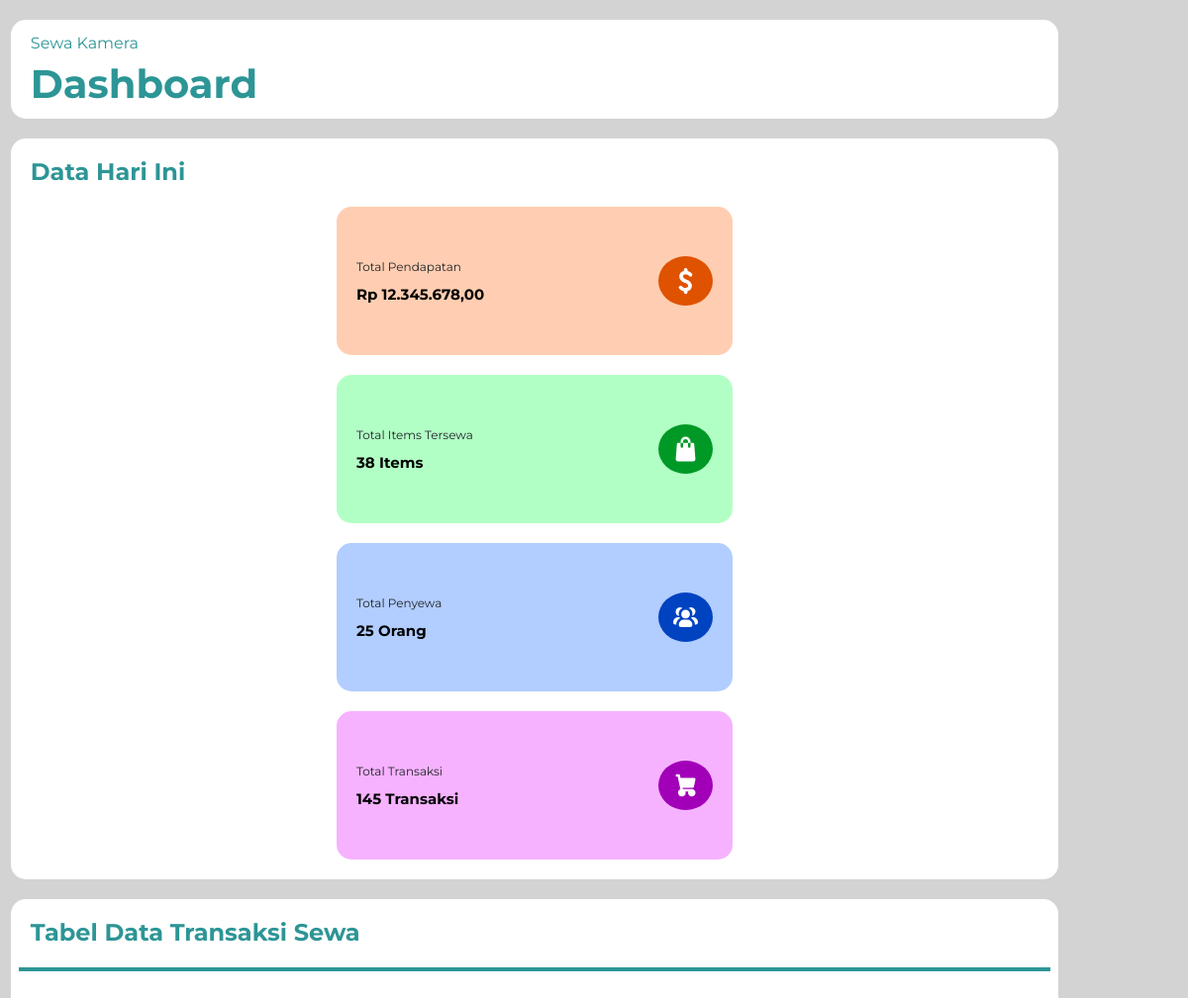
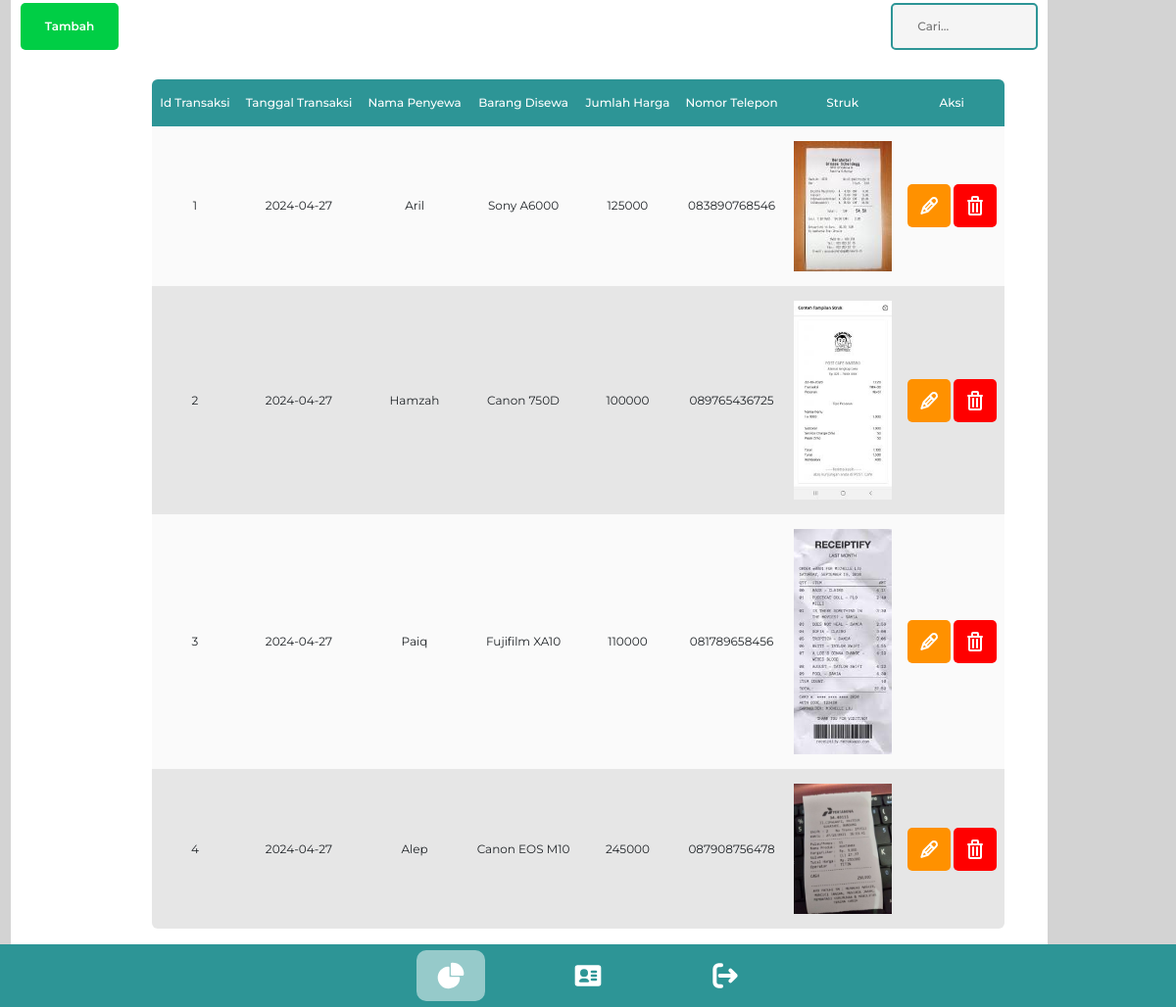
The app's page /dashboard (signed in) with its own data (2 pictures, top to bottom).
### tables this page shows
CREATE TABLE `transaksi` (
  `id_transaksi` int NOT NULL,
  `tanggal_transaksi` date NOT NULL,
  `nama_penyewa` varchar(50) NOT NULL,
  `barang_disewa` varchar(200) NOT NULL,
  `jumlah_harga` int NOT NULL,
  `nomor_telepon` varchar(20) NOT NULL,
  `gambar` varchar(100) DEFAULT NULL
);

### function/main.php (called while the page is built, shortened)
<?php
function view($page, $data=[]) {
    extract($data);
    include 'view/'.$page.'.php';
}
class Router {
    public static $urls = [];
    function __construct() {
        $url = implode("/",
            array_filter(
                explode("/",
                    str_replace($_ENV['BASEDIR'], "",
                        parse_url($_SERVER['REQUEST_URI'], PHP_URL_PATH)
                    )
                ), 'strlen'
            )
        );
        $call = self::$urls[$_SERVER['REQUEST_METHOD']][$url];
        $call();
    }
    public static function url($url, $method, $callback) {
        if ($url == '/') { $url = ''; }
        self::$urls[strtoupper($method)][$url] = $callback;
        self::$urls['routes'][] = $url;
        self::$urls['routes'] = array_unique(self::$urls['routes']);
    }
}
function urlpath($path) {
    return BASEURL.$path;
}

### controller/routes.php (called while the page is built, shortened)
<?php
include_once 'controller/main.php';
include_once 'function/main.php';
new Router();

### index.php (called while the page is built)
<?php
include_once 'controller/routes.php';

### model/transaksi_model.php (called while the page is built, shortened)
<?php
include_once 'config/conn.php';
class Transaksi
{
    static function select()
    {
        global $conn;
        $sql = "SELECT * FROM transaksi";
        $result = mysqli_query($conn, $sql);
        $data = array();
        if ($result->num_rows > 0) {
            while ($a = $result->fetch_array()) {
                $data[] = $a;
            }
        }
        return $data;
    }
}

### view/dash_page/home.php (the view, shortened to what this page needs)
<div class="container-top">
    <div class="con-detail">
        <p>Sewa Kamera</p>
        <h1>Dashboard</h1>
    </div>
</div>
<div class="container-mid">
    <h2>Data Hari Ini</h2>
    <div class="data">
        <div class="data1">
            <div class="data1-detail">
                <p>Total Pendapatan</p>
                <h2>Rp 12.345.678,00</h2>
            </div>
            <div class="data1-icon">
            </div>
        </div>
        <div class="data2">
            <div class="data2-detail">
                <p>Total Items Tersewa</p>
                <h2>38 Items</h2>
            </div>
            <div class="data2-icon">
            </div>
        </div>
        <div class="data3">
            <div class="data3-detail">
                <p>Total Penyewa</p>
                <h2>25 Orang</h2>
            </div>
            <div class="data3-icon">
            </div>
        </div>
        <div class="data4">
            <div class="data4-detail">
                <p>Total Transaksi</p>
                <h2>145 Transaksi</h2>
            </div>
            <div class="data4-icon">
            </div>
        </div>
    </div>
</div>
<div class="container-bottom">
    <h2>Tabel Data Transaksi Sewa</h2>
    <hr />
    <div class="aksi-atas">
        <a href="<?= urlpath('transaksi/add'); ?>">
            <button class="create-data">Tambah</button>
        </a>
        <input class="cari-data" type="text" name="keyword" placeholder="Cari..." size="10" autocomplete="off" id="keyword" />
    </div>
    <div class="tabel">
        <table cellspacing="0">
            <tr>
                <th>Id Transaksi</th>
                <th>Tanggal Transaksi</th>
                <th>Nama Penyewa</th>
                <th>Barang Disewa</th>
                <th>Jumlah Harga</th>
                <th>Nomor Telepon</th>
                <th>Struk</th>
                <th>Aksi</th>
            </tr>
            <?php $i = 1;
            foreach ($transaksi as $row) :
            ?>
                <tr>
                    <td><?= $i ?></td>
                    <td><?= $row['tanggal_transaksi'] ?></td>
                    <td><?= $row['nama_penyewa'] ?></td>
                    <td class="barangDisewa"><?= $row['barang_disewa'] ?></td>
                    <td><?= $row['jumlah_harga'] ?></td>
                    <td><?= $row['nomor_telepon'] ?></td>
                    <td class="gambarTabel"><img src="img/struk/<?= $row['gambar'] ?>" alt=""></td>
                    <td>
                        <a href="<?= urlpath("transaksi/edit?id=" . $row['id_transaksi']); ?>">
                            <button class="edit">
                            </button>
                        </a>
                        <a href="<?= urlpath("transaksi/remove?id=" . $row['id_transaksi']); ?>">
                            <button class="delete" onclick="return confirm('Apakah kamu yakin ingin menghapus item ini?')">
                            </button>
                        </a>
                    </td>
                </tr>
                <?php $i++ ?>
            <?php endforeach ?>
        </table>
    </div>
</div>

### controller/dash_controller.php
<?php
include_once 'model/transaksi_model.php';
class DashboardController {
    static function index() {
        if (!isset($_SESSION['user'])) {
            header('Location: '.BASEURL.'auth?auth=false');
            exit;
        }
        else {
            view('dash_page/layout', ['transaksi' => Transaksi::select()]);
        }
    }
}

### view/dash_page/layout.php (shortened to what this page needs)
<aside class="sidebar">
      <div class="sidebar-subitems">
        <div class="sidebar-dashboard flex-left active">
          <a href="<?= urlpath('dashboard'); ?>">
          </a>
        </div>
        <div class="sidebar-profile flex-left">
          <a href="">
          </a>
        </div>
        <div class="sidebar-logout flex-left">
          <a href="<?= urlpath('dashboard/logout') ?>">
          </a>
        </div>
      </div>
    </aside>
<main class="container-content">
    <?php
        if (isset($url)) {
            include $url.'.php';
        }
        else {
            include 'home.php';
        }
    ?>
</main>
<?php $body = ob_get_clean(); ?>
<?php include 'view/master.php'; ?>

### view/master.php (shortened to what this page needs)
<!DOCTYPE html>
<html lang="en">
<head>
    <link href="https://stackpath.bootstrapcdn.com/bootstrap/4.5.2/css/bootstrap.min.css" rel="stylesheet">
    <link href="https://cdn.jsdelivr.net/npm/bootstrap-icons/font/bootstrap-icons.css" rel="stylesheet">
</head>
<body>
    <?= $body ?? ''; ?>
</body>
</html>

### records on screen
transaksi: tanggal_transaksi "2024-04-27", nama_penyewa "Aril", barang_disewa "Sony A6000", jumlah_harga "125000", nomor_telepon "083890768546", gambar (picture)
transaksi: tanggal_transaksi "2024-04-27", nama_penyewa "Hamzah", barang_disewa "Canon 750D", jumlah_harga "100000", nomor_telepon "089765436725", gambar (picture)
transaksi: tanggal_transaksi "2024-04-27", nama_penyewa "Paiq", barang_disewa "Fujifilm XA10", jumlah_harga "110000", nomor_telepon "081789658456", gambar (picture)
transaksi: tanggal_transaksi "2024-04-27", nama_penyewa "Alep", barang_disewa "Canon EOS M10", jumlah_harga "245000", nomor_telepon "087908756478", gambar (picture)
